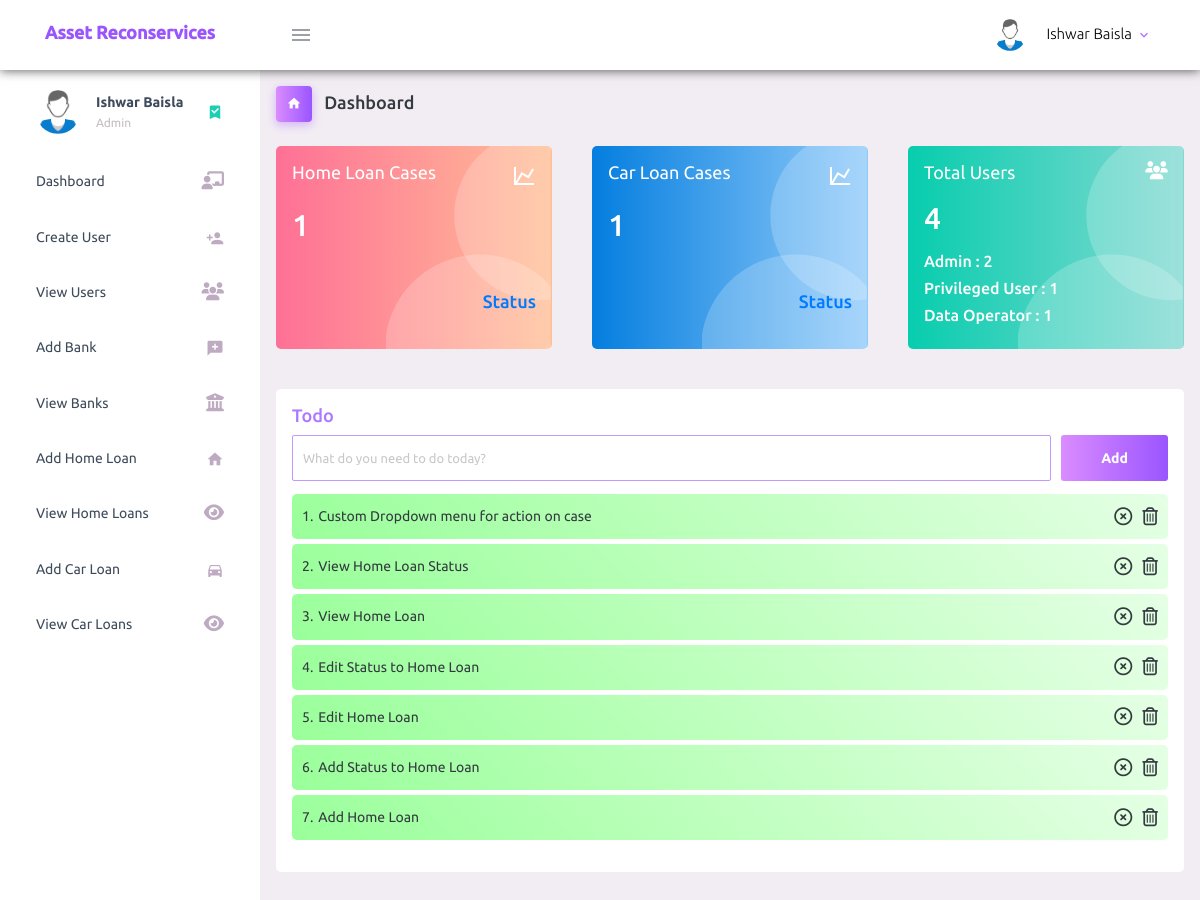
The app's page / (signed in) with its own data.
### tables this page shows
CREATE TABLE `to_do` (
  `to_do_id` int(11) NOT NULL,
  `user_id` int(11) NOT NULL,
  `to_do_work` varchar(200) NOT NULL,
  `status` tinyint(4) NOT NULL
);

### index.php (the view, shortened to what this page needs)
<?php
  require_once('connection.php');
  $sql = "SELECT user_id FROM user_registration";
  $result = $conn->query($sql);
  $total_users = $result->num_rows;
  $sql = "SELECT user_id FROM user_registration WHERE user_role = '2'";
  $result = $conn->query($sql);
  $total_admin = $result->num_rows;
  $sql = "SELECT user_id FROM user_registration WHERE user_role = '1'";
  $result = $conn->query($sql);
  $total_privileged_user = $result->num_rows;
  $sql = "SELECT user_id FROM user_registration WHERE user_role = '0'";
  $result = $conn->query($sql);
  $total_data_operator = $result->num_rows;
  $sql = "SELECT home_loan_cid FROM home_loan";
  $result = $conn->query($sql);
  $total_home_loan = $result->num_rows;
  $sql = "SELECT car_loan_cid FROM car_loan";
  $result = $conn->query($sql);
  $total_car_loan = $result->num_rows;
?>
<!DOCTYPE html>
<html lang="en">
  <head>
    <?php require 'includes/layout.php'; ?>
  </head>
  <body>
    <div class="container-scroller">
      <?php require 'includes/dashboard-header.php'; ?>
      <div class="container-fluid page-body-wrapper">
        <?php require 'includes/side-navigation.php'; ?>
        <div class="main-panel">
          <div class="content-wrapper">
            <div class="page-header">
              <h3 class="page-title">
                <span class="page-title-icon bg-gradient-primary text-white mr-2">
                  <i class="mdi mdi-home"></i>
                </span> Dashboard
              </h3>
            </div>
            <div class="row">
              <div class="col-md-4 stretch-card grid-margin">
                <div class="card bg-gradient-danger card-img-holder text-white">
                  <div class="card-body">
                    <img src="assets/images/dashboard/circle.svg" class="card-img-absolute" alt="circle-image" />
                    <h4 class="font-weight-normal mb-3">Home Loan Cases <i class="mdi mdi-chart-line mdi-24px float-right"></i>
                    </h4>
                    <h2 class="mb-5"><?php echo $total_home_loan; ?></h2>
                    <h4 class="form-inline justify-content-end z-ind-10">
                      <a href="home-loan-current-status.php">Status</a>
                    </h4>
                  </div>
                </div>
              </div>
              <div class="col-md-4 stretch-card grid-margin">
                <div class="card bg-gradient-info card-img-holder text-white">
                  <div class="card-body">
                    <img src="assets/images/dashboard/circle.svg" class="card-img-absolute" alt="circle-image" />
                    <h4 class="font-weight-normal mb-3">Car Loan Cases <i class="mdi mdi-chart-line mdi-24px float-right"></i>
                    </h4>
                    <h2 class="mb-5"><?php echo $total_car_loan; ?></h2>
                    <h4 class="form-inline justify-content-end z-ind-10">
                      <a href="car-loan-current-status.php">Status</a>
                    </h4>
                  </div>
                </div>
              </div>
              <div class="col-md-4 stretch-card grid-margin">
                <div class="card bg-gradient-success card-img-holder text-white">
                  <div class="card-body">
                    <img src="assets/images/dashboard/circle.svg" class="card-img-absolute" alt="circle-image" />
                    <h4 class="font-weight-normal mb-3">Total Users <i class="fas fa-users mdi-24px float-right"></i>
                    </h4>
                    <h2 class="mb-3"><?php echo $total_users; ?></h2>
                    <h5>Admin : <?php echo $total_admin; ?></h5>
                    <h5>Privileged User : <?php echo $total_privileged_user; ?></h5>
                    <h5>Data Operator : <?php echo $total_data_operator; ?></h5>
                  </div>
                </div>
              </div>
              <div class="col-md-12 grid-margin stretch-card">
                <div class="card">
                  <div class="card-body">
                    <h4 class="theme-text">Todo</h4>
                    <form class="d-flex" method="POST">
                      <input style="margin-right: 10px;" type="text" id="to-do-work" class="form-control todo-list-input form-input" placeholder="What do you need to do today?">
                      <button class="add btn btn-gradient-primary font-weight-bold todo-list-add-btn" type="submit" id="add-task">Add</button>
                    </form>
                    <div class="">
                      <ul id="all-to-do-list" class="">
                        <?php
                            $sql = "SELECT * FROM to_do WHERE user_id = '$_SESSION[user_id]' ORDER BY to_do_id DESC";
                            $result = $conn->query($sql);
                            $index = 0;
                            while($row = $result->fetch_assoc()){
                              if($row['status'] == '1')
                                  $css_class = 'bg-gradient-suc'
                          ?>
                          <li class="<?php echo $css_class; ?>">
                              <div>
                                  <span><?php echo ($index+1).'.'; ?></span>
                                  <label><?php echo $row['to_do_work']; ?></label>
                              </div>
                              <span>
                                  <?php if($row['status'] == '1'){ ?>
                                          <i class="far fa-times-circle make-status-incomplete"></i>
                                  <?php
                                      }
                                  ?>
                                  <i class="far fa-trash-alt remove-to-do-work"></i>
                              </span>
                          </li>
                          <?php
                            $index += 1;
                            }
                        ?>
                      </ul>
                    </div>
                  </div>
                </div>
              </div>
        </div>
      </div>
    </div>
  </body>
</html>

### includes/layout.php (shortened to what this page needs)
<link rel="stylesheet" href="assets/vendors/mdi/css/materialdesignicons.min.css">
<link rel="stylesheet" href="assets/vendors/css/vendor.bundle.base.css">
<link rel="stylesheet" href="assets/css/style.css">

### includes/dashboard-header.php (shortened to what this page needs)
<nav class="asset-header navbar default-layout-navbar col-lg-12 col-12 p-0 fixed-top d-flex flex-row">
  <div class="text-center navbar-brand-wrapper d-flex align-items-center justify-content-center">
    <a class="navbar-brand brand-logo" href="index.php">
      <h3 class="logo-container">
        <span style=" font-size:18px;">Asset Reconservices</span>
      </h3>
    </a>
  </div>
  <div class="navbar-menu-wrapper d-flex align-items-stretch">
    <button class="navbar-toggler navbar-toggler align-self-center" type="button" data-toggle="minimize">
      <span class="mdi mdi-menu"></span>
    </button>
    <ul class="navbar-nav navbar-nav-right">
      <li class="nav-item nav-profile dropdown">
        <a class="nav-link dropdown-toggle" id="profileDropdown" href="#" data-toggle="dropdown" aria-expanded="false">
          <div class="nav-profile-img">
            <img src="assets/images/faces-clipart/pic-1.png" alt="">
          </div>
          <div class="nav-profile-text">
            <p class="mb-1 text-black"><?php echo $_SESSION['user_full_name']; ?></p>
          </div>
        </a>
      </li>
    </div>
</nav>

### includes/side-navigation.php (shortened to what this page needs)
<?php
  $sql = "SELECT home_loan_cid FROM home_loan";
  $home_loans_res = $conn->query($sql);
  $total_home_loan_cases = $home_loans_res->num_rows;
  $sql = "SELECT car_loan_cid FROM car_loan";
  $car_loans_res = $conn->query($sql);
  $total_car_loan_cases = $car_loans_res->num_rows;
?>
<div class="sidebar-space-cover"></div>
<nav class="sidebar sidebar-offcanvas" id="sidebar">
  <ul class="nav">
  <li class="nav-item nav-profile">
      <a onclick="return false" href="" class="nav-link">
        <div class="nav-profile-image">
            <img src="assets/images/faces-clipart/pic-1.png" alt="">
        </div>
        <div class="nav-profile-text d-flex flex-column">
          <span class="font-weight-bold mb-2"><?php echo $_SESSION['user_full_name']; ?></span>
          <span class="text-secondary text-small">
            <?php
              $logged_in_user_role = $_SESSION['user_role'];
              if($logged_in_user_role == '2')
                echo 'Admin';
            ?>
          </span>
        </div>
        <i class="mdi mdi-bookmark-check text-success nav-profile-badge"></i>
      </a>
    </li>
    <li class="nav-item">
      <a class="nav-link" href="index.php">
        <span class="menu-title">Dashboard</span>
        <i class="fas fa-chalkboard-teacher menu-icon"></i>
      </a>
    </li>
    <?php if($logged_in_user_role == '2'){ ?>
    <li class="nav-item">
      <a class="nav-link" href="create-user.php  ">
        <span class="menu-title">Create User</span>
        <i class="mdi mdi-account-plus menu-icon"></i>
      </a>
    </li>
    <?php } ?>
    <?php if($logged_in_user_role == '2'){ ?>
    <li class="nav-item">
      <a class="nav-link" href="view-users.php  ">
        <span class="menu-title">View Users</span>
        <i class="fas fa-users menu-icon"></i>
      </a>
    </li>
    <?php } ?>
    <li class="nav-item">
      <a class="nav-link" href="add-bank.php  ">
        <span class="menu-title">Add Bank</span>
        <i class="mdi mdi-message-plus menu-icon"></i>
      </a>
    </li>
    <li class="nav-item">
      <a class="nav-link" href="view-banks.php  ">
        <span class="menu-title">View Banks</span>
        <i class="fas fa-university menu-icon"></i>
      </a>
    </li>
    <li class="nav-item">
      <a class="nav-link" href="home-loan.php  ">
        <span class="menu-title">Add Home Loan</span>
        <i class="mdi mdi-home menu-icon"></i>
      </a>
    </li>
    <?php if($total_home_loan_cases){ ?>
    <li class="nav-item">
      <a class="nav-link" href="view-home-loans.php  ">
        <span class="menu-title">View Home Loans</span>
        <i class="fas fa-eye menu-icon"></i>
      </a>
    </li>
    <?php } ?>
    <li class="nav-item">
      <a class="nav-link" href="car-loan.php  ">
        <span class="menu-title">Add Car Loan</span>
        <i class="mdi mdi-car menu-icon"></i>
      </a>
    </li>
    <?php if($total_car_loan_cases){ ?>
    <li class="nav-item">
      <a class="nav-link" href="view-car-loans.php  ">
        <span class="menu-title">View Car Loans</span>
        <i class="fas fa-eye menu-icon"></i>
      </a>
    </li>
    <?php } ?>
  </ul>
</nav>

### records on screen
to_do: to_do_work "Custom Dropdown menu for action on case"
to_do: to_do_work "View Home Loan Status"
to_do: to_do_work "View Home Loan"
to_do: to_do_work "Edit Status to Home Loan"
to_do: to_do_work "Edit Home Loan"
to_do: to_do_work "Add Status to Home Loan"
to_do: to_do_work "Add Home Loan"

### other values on screen
$_SESSION['user_full_name'] "Ishwar Baisla"
$total_home_loan "1"
$total_car_loan "1"
$total_users "4"
$total_admin "2"
